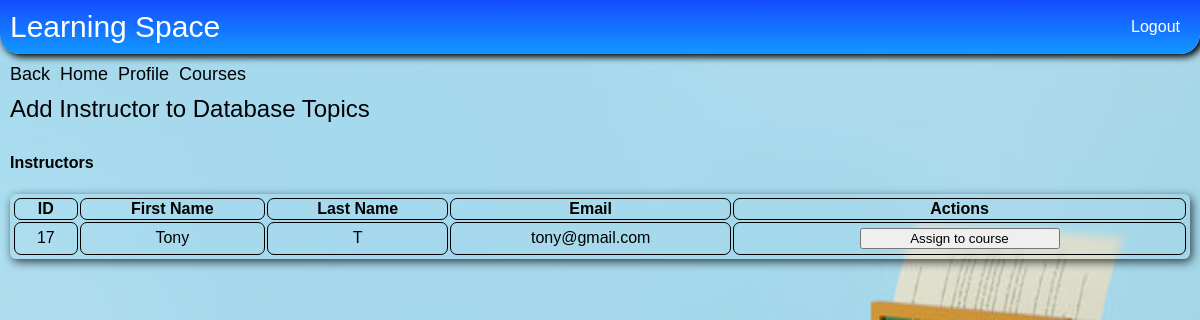
The app's page /course/add-insturctor?course_id=1 (signed in), older data.
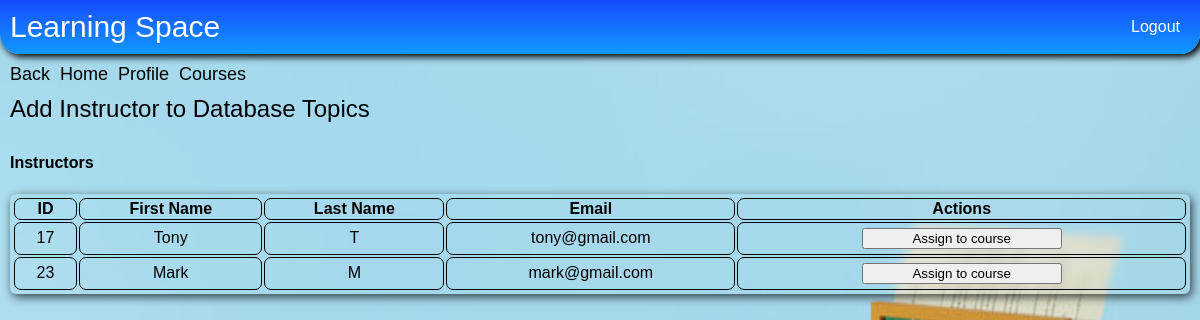
The same page, newer data.
### e_learn/models.py (models this page shows)
class User(AbstractUser):
    is_student = models.BooleanField(default=False)
    is_instructor = models.BooleanField(default=False)
    is_institution = models.BooleanField(default=False)

### e_learn/views.py (the view, shortened to what this page needs)
# urls.py: path('course/add-insturctor', views.display_add_instructor_to_course, name='add_instructor_to_course'),
@login_required(login_url="institution_login")
def display_add_instructor_to_course(request):
    msg = None
    course_id = request.GET.get('course_id')
    course_details = Course.objects.get(id=course_id)
    data = institution_users(request, "instructor")
    if not data["users_exist"]:
        return render(request, 'instructor_signup.html',
                      {"msg": 'Instructors not registered in the institution yet, try registering a new instructor!'})
    relations = UserCourseRelation.objects.filter(course=course_details)
    instructors_lst = []
    relations_user = []
    for relation in relations:
        relations_user.append(relation.user)
    for user in data["users_lst"]:
        if user not in relations_user:
            instructors_lst.append(user)
    if len(relations) != 0 and len(instructors_lst) == 0:
        return render(request, 'add_instructor_to_course.html',
                      {'course_details': course_details, 'msg': "No new instructors to add to this course."})
    elif len(relations) == 0:
        instructors_lst = data["users_lst"]
    if msg is not None:
        return render(request, 'add_instructor_to_course.html',
                      {"course_details": course_details, "instructors_lst": instructors_lst,
                       "instructor_exists": data["users_exist"], "msg": msg})
    return render(request, 'add_instructor_to_course.html',
                  {"course_details": course_details, "instructors_lst": instructors_lst,
                   "instructor_exists": data["users_exist"]})

### e_learn/views.py (called while the page is built)
def institution_users(request, user_type):
    current_institution = Institution.objects.get(user=request.user)
    users_exist = False
    users_lst = []
    try:
        if user_type == "student":
            details_lst = UserInstitutionRelation.objects.filter(institution=current_institution, is_student=True)
        else:
            details_lst = UserInstitutionRelation.objects.filter(institution=current_institution, is_instructor=True)
        for i in details_lst:
            users_lst.append(i.user)
        if len(users_lst) != 0:
            users_exist = True
        return {"users_exist": users_exist, "users_lst": users_lst}
    except Exception as e:
        return {"users_exist": users_exist, "users_lst": users_lst}

### e_learn/templates/add_instructor_to_course.html (shortened to what this page needs)
{% extends "base_loggedIn.html" %}
{% block body %}
    {% load static %}
    <link rel="stylesheet" type="text/css" href="{% static 'css/table_pages.css' %}"/>
    <div class="course-list-page">
        <div class="course-list-header">
            <a href="{% url 'complete_course_details' %}?course_id={{ course_details.id }}">Back</a>
            <a href="{% url 'institution_home' %}">Home</a>
            <a href="{% url 'institution_home' %}?request_profile=True">Profile</a>
            <a href="{% url 'course_list' %}">Courses</a>
        </div>
        <span class="title"> Add Instructor to {{ course_details.name }}</span>
        {% if instructor_exists %}
            <h4>Instructors</h4>
            <table class="table-class">
                <thead>
                <tr>
                    <th scope="col" style="border: 1px solid black;"> ID</th>
                    <th scope="col" style="border: 1px solid black;"> First Name</th>
                    <th scope="col" style="border: 1px solid black;"> Last Name</th>
                    <th scope="col" style="border: 1px solid black;"> Email</th>
                    <th scope="col" style="border: 1px solid black;"> Actions</th>
                </tr>
                </thead>
                <tbody>
                {% for user in instructors_lst %}
                    <tr>
                        <td style="border: 1px solid black;padding: 5px" align="center">{{ user.id }}</td>
                        <td style="border: 1px solid black;padding: 5px" align="center">{{ user.first_name }}</td>
                        <td style="border: 1px solid black;padding: 5px" align="center">{{ user.last_name }}</td>
                        <td style="border: 1px solid black;padding: 5px" align="center">{{ user.email }}</td>
                        <td style="border: 1px solid black;padding: 5px" align="center">
                            <form action="{% url 'add_instructor_to_course' %}" method="POST"> {% csrf_token %}
                                <button type="submit">Assign to course</button>
                            </form>
                        </td>
                    </tr>
                {% endfor %}
                </tbody>
            </table>
        {% endif %}
    </div>
{% endblock %}

Row changes from the older to the newer data that the page shows:
added User: id "23", first_name "Mark", last_name "M", email "mark@gmail.com"
